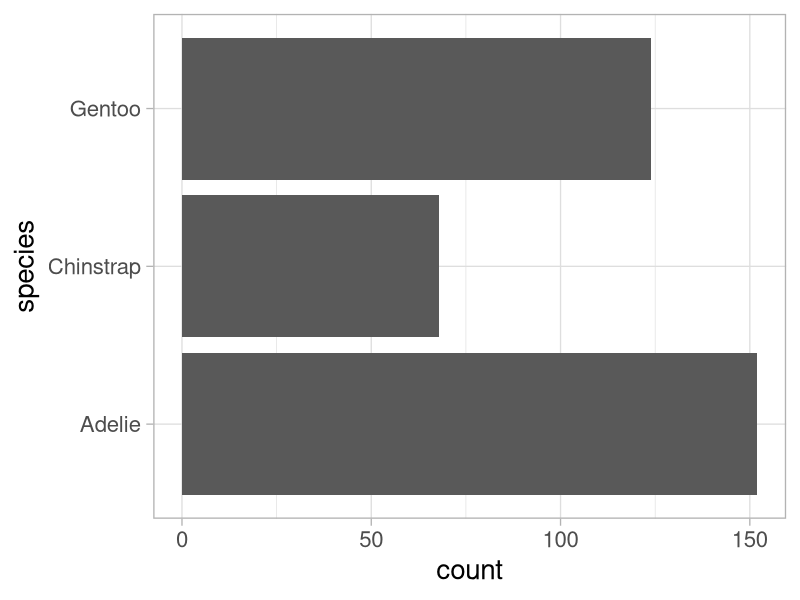
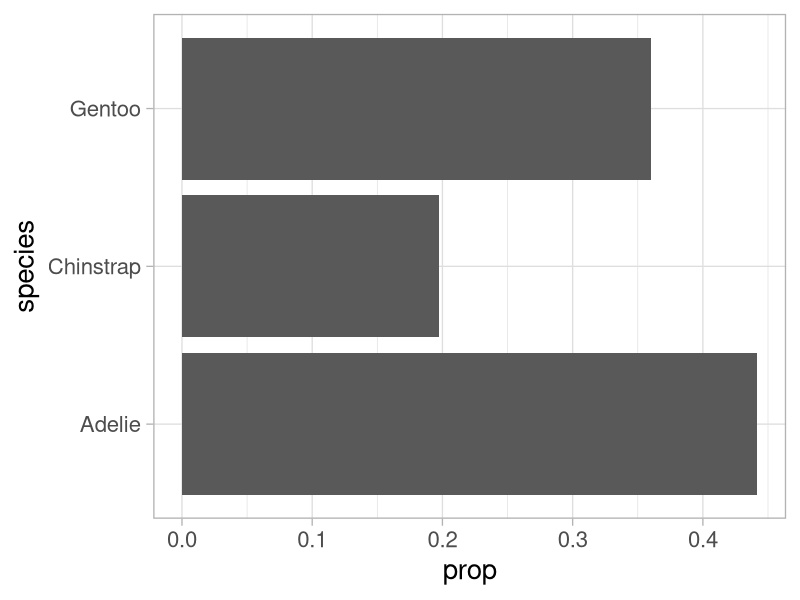
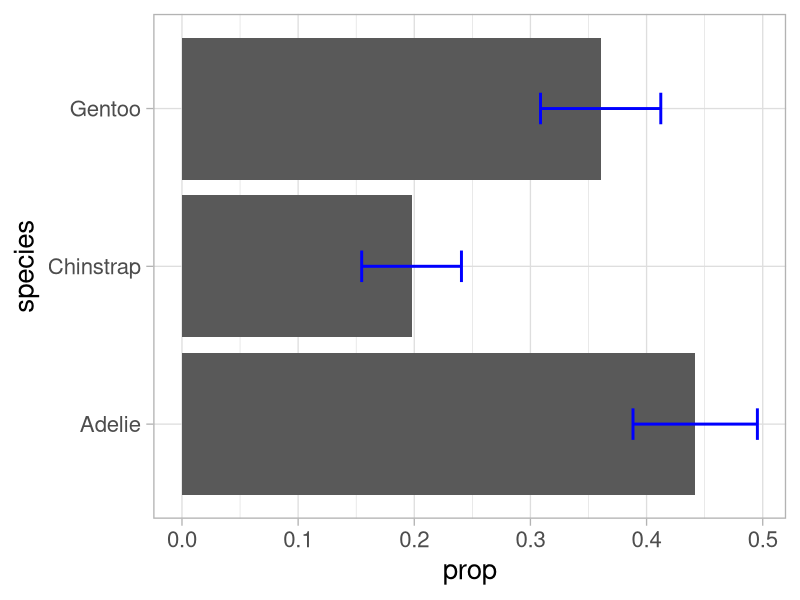
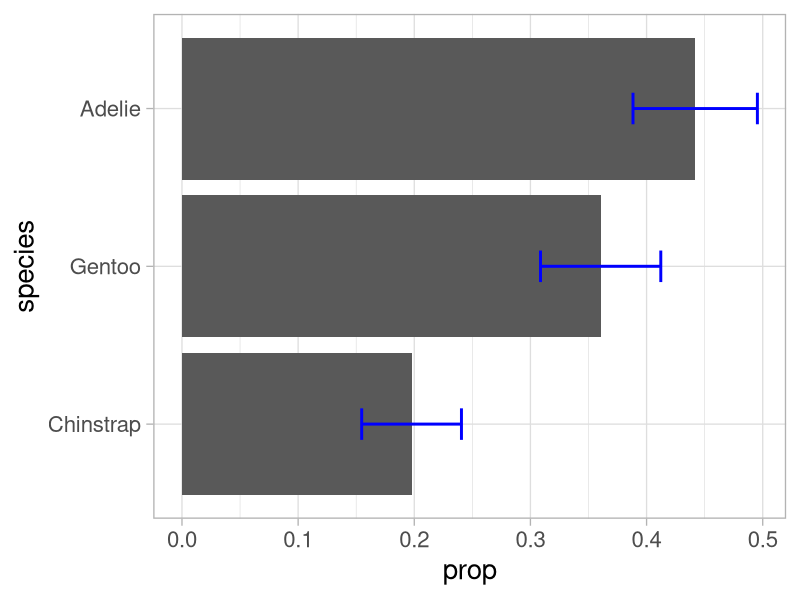
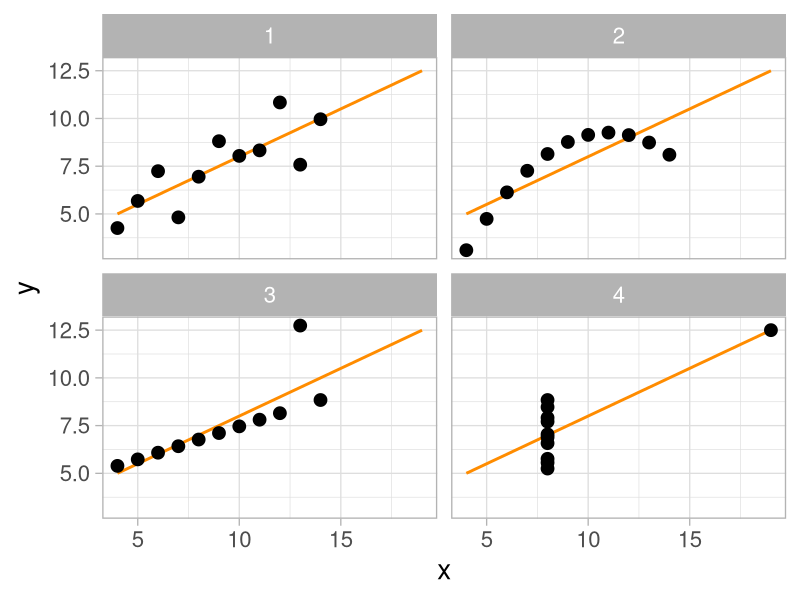
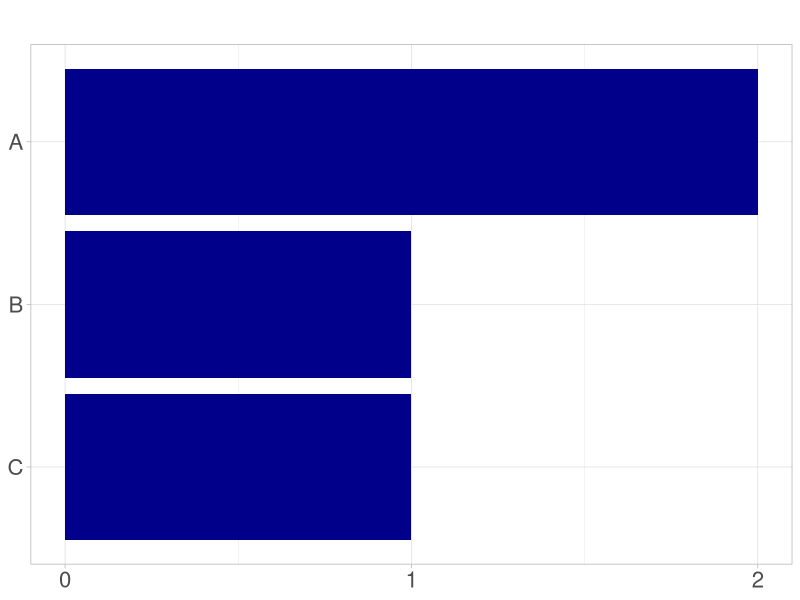
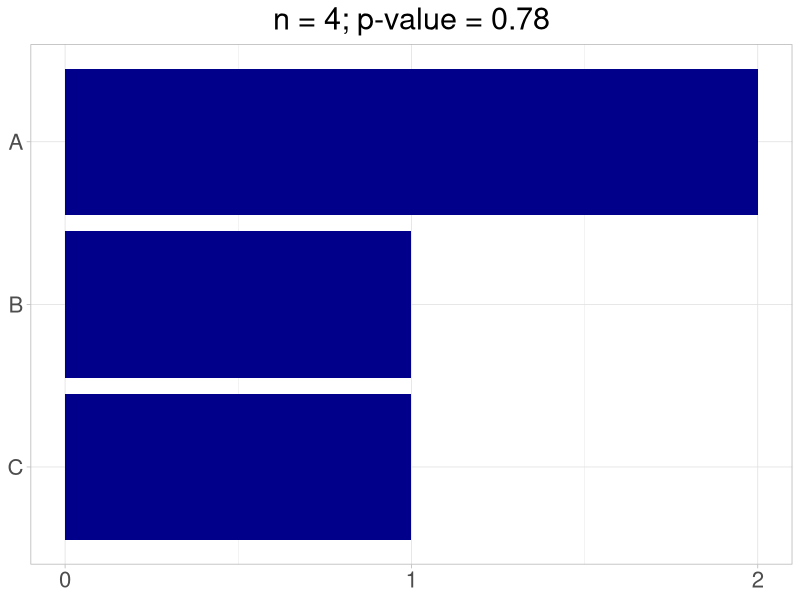
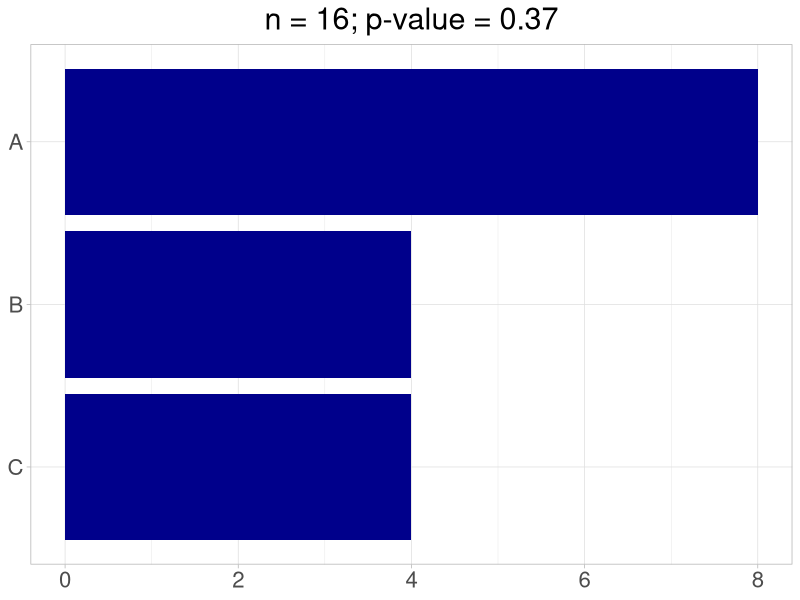

R code for these plots, in order:
## ---- chunk 1
#| include: false
knitr::opts_chunk$set(
  echo = TRUE,
  message = FALSE,
  warning = FALSE,
  fig.align = "center"
)
## ---- chunk 2
#| echo: false
#| fig-height: 8
library(tidyverse)
theme_set(theme_light(base_size = 20))
penguins |>
  ggplot(aes(y = species)) +
  geom_bar()
## ---- chunk 3
table(penguins$species)
## ---- chunk 4
prop.table(table(penguins$species))
## ---- chunk 5
penguins |>
  count(species) |> 
  mutate(prop = n / sum(n))
## ---- chunk 6
#| fig-height: 8
penguins |>
  count(species) |> 
  mutate(prop = n / sum(n)) |> 
  ggplot(aes(x = prop, y = species)) +
  geom_col()
## ---- chunk 7
prop.table(table(penguins$species))
## ---- chunk 8
#| echo: false
#| fig-height: 10
penguins |> 
  count(species) |> 
  mutate(prop = n / sum(n),
         se = sqrt(prop * (1 - prop) / sum(n)),
         lower = prop - 2 * se,
         upper = prop + 2 * se) |> 
  ggplot(aes(x = prop, y = species)) +
  geom_col() +
  geom_errorbar(aes(xmin = lower, xmax = upper), 
                color = "blue", width = 0.2, linewidth = 1)
## ---- chunk 9
#| echo: false
#| fig-height: 10
penguins |> 
  count(species) |> 
  mutate(prop = n / sum(n),
         se = sqrt(prop * (1 - prop) / sum(n)),
         lower = prop - 2 * se,
         upper = prop + 2 * se,
         species = fct_reorder(species, prop)) |> 
  ggplot(aes(x = prop, y = species)) +
  geom_col() +
  geom_errorbar(aes(xmin = lower, xmax = upper), 
                color = "blue", 
                width = 0.2, 
                linewidth = 1)
## ---- chunk 10
chisq.test(table(penguins$species))
## ---- chunk 11
#| echo: false
#| fig-height: 8
anscombe |> 
  pivot_longer(everything(),
               cols_vary = "slowest",
               names_to = c(".value", "set"),
               names_pattern = "(.)(.)") |> 
  ggplot(aes(x, y)) +
  geom_smooth(method = "lm", se = FALSE, color = "darkorange", fullrange = TRUE) +
  geom_point(size = 4) +
  facet_wrap(~ set) +
  theme_light(base_size = 20)
## ---- chunk 12
#| echo: false
#| fig-width: 7
fake_counts <- tibble(fake_group = c("A", "A", "B", "C"))
fake_chisq_test_results <- chisq.test(table(fake_counts$fake_group))
fake_counts |>
  mutate(fake_group = factor(fake_group, levels = c("C", "B", "A"))) |> 
  ggplot(aes(x = fake_group)) +
  geom_bar(fill = "darkblue") +
  scale_y_continuous(breaks = c(0, 1, 2)) +
  coord_flip() +
  labs(title = paste0("n = ", nrow(fake_counts),
                      "; p-value = ",
                      signif(fake_chisq_test_results$p.value, digits = 2))) +
  theme_light() +
  theme(plot.title = element_text(size = 22, hjust = 0.5, color = NA),
        axis.title = element_blank(),
        axis.text = element_text(size = 16))
## ---- chunk 13
#| echo: false
#| fig-width: 7
# Init the fake data
fake_counts <- tibble(fake_group = c("A", "A", "B", "C"))
# Run and store the chi-square test:
fake_chisq_test_results <- chisq.test(table(fake_counts$fake_group))
# Create the plot
fake_counts |>
  mutate(fake_group = factor(fake_group, levels = c("C", "B", "A"))) |> 
  ggplot(aes(x = fake_group)) +
  geom_bar(fill = "darkblue") +
  scale_y_continuous(breaks = c(0, 1, 2)) +
  coord_flip() +
  labs(title = paste0("n = ", nrow(fake_counts),
                      "; p-value = ",
                      signif(fake_chisq_test_results$p.value, digits = 2))) +
  theme_light() +
  theme(plot.title = element_text(size = 22, hjust = 0.5),
        axis.title = element_blank(),
        axis.text = element_text(size = 16))
## ---- chunk 14
#| echo: false
#| fig-width: 7
fake_counts <- tibble(fake_group = c(rep("A", 8), 
                                     rep("B", 4), rep("C", 4)))
# Run and store the chi-square test:
fake_chisq_test_results <- chisq.test(table(fake_counts$fake_group))
fake_counts |>
  mutate(fake_group = factor(fake_group, levels = c("C", "B", "A"))) |> 
  ggplot(aes(x = fake_group)) +
  geom_bar(fill = "darkblue") +
  coord_flip() +
  labs(title = paste0("n = ", nrow(fake_counts),
                      "; p-value = ",
                      signif(fake_chisq_test_results$p.value, digits = 2))) +
  theme_light() +
  theme(plot.title = element_text(size = 22, hjust = 0.5),
        axis.title = element_blank(),
        axis.text = element_text(size = 16))
## ---- chunk 15
#| echo: false
#| fig-width: 7
# Init the fake data
fake_counts <- tibble(fake_group = c(rep("A", 32), 
                                     rep("B", 16), rep("C", 16)))
# Run and store the chi-square test:
fake_chisq_test_results <- chisq.test(table(fake_counts$fake_group))
# Create the plot
fake_counts |>
  mutate(fake_group = factor(fake_group, levels = c("C", "B", "A"))) |> 
  ggplot(aes(x = fake_group)) +
  geom_bar(fill = "darkblue") +
  scale_y_continuous(breaks = c(0, 8, 16, 24, 32)) +
  coord_flip() +
  labs(title = paste0("n = ", nrow(fake_counts),
                      "; p-value = ",
                      signif(fake_chisq_test_results$p.value, digits = 2))) +
  theme_light() +
  theme(plot.title = element_text(size = 22, hjust = 0.5),
        axis.title = element_blank(),
        axis.text = element_text(size = 16))
## ---- chunk 16
#| echo: false
chisq_table <- seq(4, 100, by = 4) |> 
  map(function(x) {
    fake <- c(rep("A", 2 * x / 4), rep("B", x / 4), rep("C", x / 4))
    tibble(n = x, p = chisq.test(table(fake))$p.value)
    }
  ) |>
  list_rbind()

chisq_table |>
  ggplot(aes(x = n, y = p)) +
  geom_line(color = "gray", linewidth = 1.5) +
  geom_point(color = "black", size = 3) +
  geom_hline(yintercept = 0.05, linetype = "dashed", 
             color = "darkorange", linewidth = 1.5) +
  scale_x_continuous(breaks = seq(0, 100, by = 20)) +
  theme_light() +
  labs(x = "Sample size", y = "p-value") +
  theme(axis.title = element_text(size = 16),
        axis.text = element_text(size = 15))
## ---- chunk 17
#| echo: false
#| fig-height: 9
# Init the fake data
fake_counts <- tibble(fake_group = c("A", "A", "B", "C"))
# Compute the summary with standard errors:
fake_counts |>
  mutate(fake_group = factor(fake_group, levels = c("C", "B", "A"))) |> 
  group_by(fake_group) |>
  summarize(count = n(), .groups = "drop") |>
  mutate(total = sum(count),
         prop = count / total,
         se = sqrt(prop * (1 - prop) / total),
         lower = prop - 2 * se,
         upper = prop + 2 * se) |>
  ggplot(aes(x = fake_group)) +
  geom_bar(fill = "darkblue",
           aes(y = prop),
           stat = "identity") +
  geom_errorbar(aes(ymin = lower,
                    ymax = upper),
                color = "darkorange",
                width = 0.25, 
                linewidth = 2) +
  coord_flip() +
  labs(title = paste0("n = ", nrow(fake_counts))) +
  theme_light() +
  theme(plot.title = element_text(size = 32, hjust = 0.5),
        axis.title = element_blank(),
        axis.text = element_text(size = 25))
## ---- chunk 18
#| echo: false
#| fig-height: 9
# Init the fake data
fake_counts <- tibble(fake_group = c(rep("A", 32), 
                                     rep("B", 16), rep("C", 16)))# Compute the summary with standard errors:
fake_counts |>
  mutate(fake_group = factor(fake_group, levels = c("C", "B", "A"))) |> 
  group_by(fake_group) |>
  summarize(count = n(), .groups = "drop") |>
  mutate(total = sum(count),
         prop = count / total,
         se = sqrt(prop * (1 - prop) / total),
         lower = prop - 2 * se,
         upper = prop + 2 * se) |>
  ggplot(aes(x = fake_group)) +
  geom_bar(fill = "darkblue",
           aes(y = prop),
           stat = "identity") +
  geom_errorbar(aes(ymin = lower,
                    ymax = upper),
                color = "darkorange",
                width = 0.25, 
                linewidth = 2) +
  scale_y_continuous(limits = c(0, 1)) +
  coord_flip() +
  labs(title = paste0("n = ", nrow(fake_counts))) +
  theme_light() +
  theme(plot.title = element_text(size = 32, hjust = 0.5),
        axis.title = element_blank(),
        axis.text = element_text(size = 25))
## ---- chunk 19
#| echo: false
#| fig-height: 9
# Init the fake data
fake_counts <- tibble(fake_group = c(rep("A", 32), 
                                     rep("B", 16), rep("C", 16)))# Compute the summary with standard errors:
fake_counts |>
  mutate(fake_group = factor(fake_group, levels = c("C", "B", "A"))) |> 
  group_by(fake_group) |>
  summarize(count = n(), .groups = "drop") |>
  mutate(total = sum(count),
         prop = count / total,
         se = sqrt(prop * (1 - prop) / total),
         lower = prop - 2 * se,
         upper = prop + 2 * se) |>
  ggplot(aes(x = fake_group)) +
  geom_bar(fill = "darkblue",
           aes(y = prop),
           stat = "identity") +
  geom_errorbar(aes(ymin = lower,
                    ymax = upper),
                color = "darkorange",
                width = 0.25, 
                linewidth = 2) +
  scale_y_continuous(limits = c(0, 1)) +
  coord_flip() +
  labs(title = paste0("No correction; n = ", nrow(fake_counts))) +
  theme_light() +
  theme(plot.title = element_text(size = 32, hjust = 0.5),
        axis.title = element_blank(),
        axis.text = element_text(size = 25))
## ---- chunk 20
#| echo: false
#| fig-height: 9
# Init the fake data
fake_counts <- tibble(fake_group = c(rep("A", 32), 
                                     rep("B", 16), rep("C", 16)))# Compute the summary with standard errors:
fake_counts |>
  mutate(fake_group = factor(fake_group, levels = c("C", "B", "A"))) |> 
  group_by(fake_group) |>
  summarize(count = n(), .groups = "drop") |>
  mutate(total = sum(count),
         prop = count / total,
         se = sqrt(prop * (1 - prop) / total),
         lower = prop - qnorm(1 - .05 / 3 / 2) * se,
         upper = prop + qnorm(1 - .05 / 3 / 2) * se) |>
  ggplot(aes(x = fake_group)) +
  geom_bar(fill = "darkblue",
           aes(y = prop),
           stat = "identity") +
  geom_errorbar(aes(ymin = lower,
                    ymax = upper),
                color = "darkorange",
                width = 0.25, 
                linewidth = 2) +
  scale_y_continuous(limits = c(0, 1)) +
  coord_flip() +
  labs(title = paste0("Bonferroni correction; n = ", nrow(fake_counts))) +
  theme_light() +
  theme(plot.title = element_text(size = 32, hjust = 0.5),
        axis.title = element_blank(),
        axis.text = element_text(size = 25))
